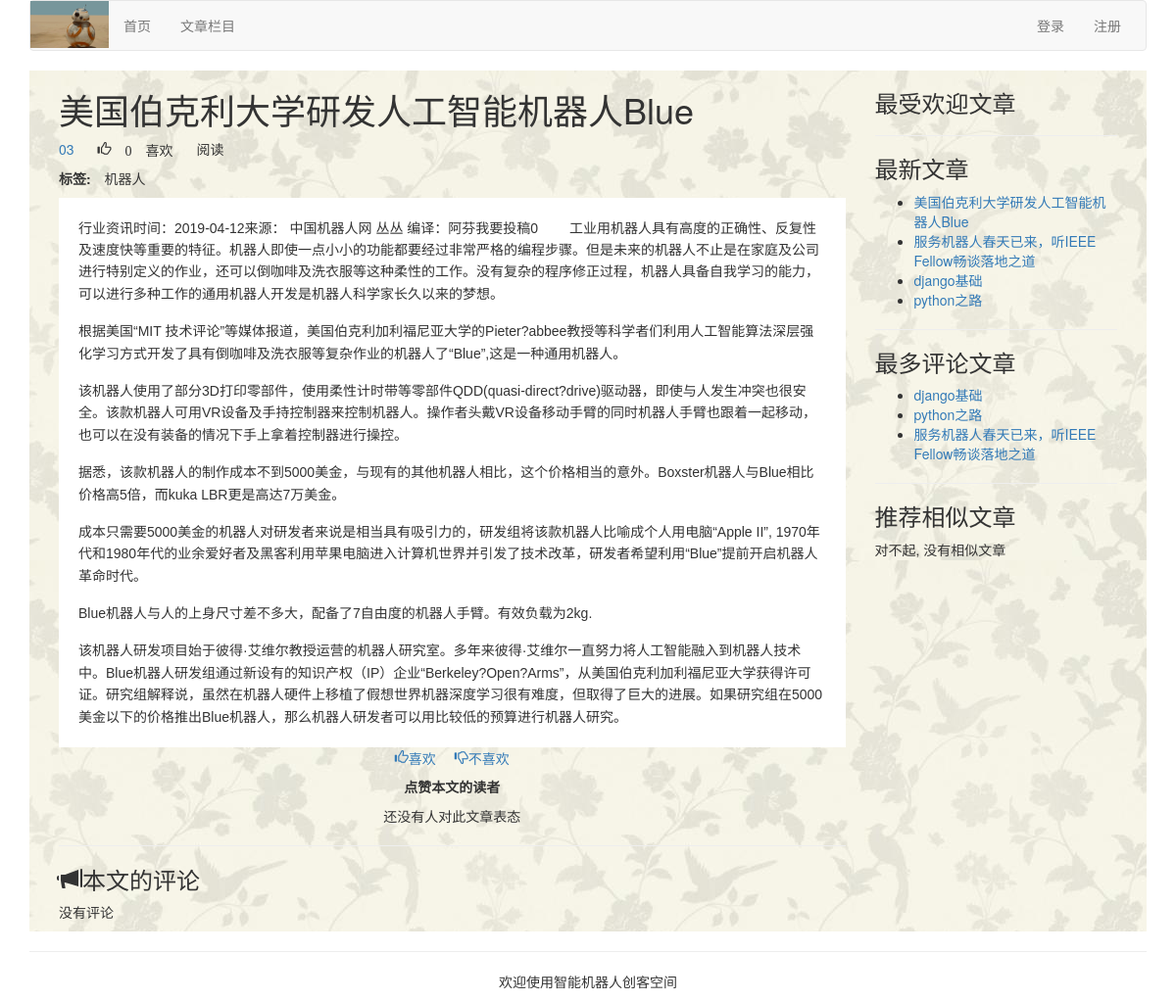
The page /article/article-content/6/Mei-Guo-Bo-Ke-Li-Da-Xue-Yan-Fa-Ren-Gong-Zhi-Neng-Ji-Qi-Ren-Blue/ on the database its author committed.
### article/models.py (models this page shows, shortened)
class ArticlePost(models.Model):
    author = models.ForeignKey(User, on_delete=models.CASCADE, related_name="article")
    title = models.CharField(max_length=200)
    slug = models.SlugField(max_length=500)
    column = models.ForeignKey(ArticleColumn, on_delete=models.CASCADE, related_name="article_column")
    body = models.TextField()
    created = models.DateTimeField(default=timezone.now)
    updated = models.DateTimeField(auto_now=True)
    users_like = models.ManyToManyField(User, related_name="articles_like", blank=True)
    article_tag = models.ManyToManyField(ArticleTag, related_name='article_tag', blank=True)
    class Meta:
        ordering = ("-updated",)
        index_together = (('id', 'slug'),)
    def get_url_path(self):
        return reverse("article:article_content", args=[self.id, self.slug])

class ArticleTag(models.Model):
    author = models.ForeignKey(User, on_delete=models.CASCADE, related_name="tag")
    tag = models.CharField(max_length=500)
    def __str__(self):
        return self.tag

### article/views.py (the view)
# urls.py: re_path('login-article-detail/(?P<id>\d+)/(?P<slug>[-\w]+)/$', views.login_article_detail, name="article_detail"),
def article_detail(request, id, slug):
    article = get_object_or_404(ArticlePost, id=id, slug=slug)
    total_views = r.incr("article:{}:views".format(article.id))
    r.zincrby('article_ranking', 1, article.id)
    article_ranking = r.zrange("article_ranking", 0, -1, desc=True)[:10]
    article_ranking_ids = [int(id) for id in article_ranking]
    most_viewed = list(ArticlePost.objects.filter(id__in=article_ranking_ids))
    most_viewed.sort(key=lambda x: article_ranking_ids.index(x.id))
    if request.method == "POST":
        comment_form = CommentForm(data=request.POST)
        if comment_form.is_valid():
            new_comment = comment_form.save(commit=False)
            new_comment.article = article
            new_comment.save()
    else:
        comment_form = CommentForm()
    article_tags_ids = article.article_tag.values_list("id", flat=True)
    similar_articles = ArticlePost.objects.filter(article_tag__in=article_tags_ids).exclude(id=article.id)
    similar_articles = similar_articles.annotate(same_tags=Count("article_tag")).order_by('-same_tags', '-created')[:4]
    return render(request, "article/article_content.html",
                  {"article": article, "total_views": total_views, "most_viewed": most_viewed,
                   "comment_form": comment_form, "similar_articles": similar_articles})

### article/templatetags/article_tags.py (called while the page is built)
@register.inclusion_tag('article/latest_articles.html')
def latest_articles(n=5):
    latest_articles = ArticlePost.objects.order_by("-created")[:n]
    return {"latest_articles": latest_articles}

@register.simple_tag
def most_commented_articles(n=3):
    return ArticlePost.objects.annotate(total_comments=Count('comments')).order_by("-total_comments")[:n]

@register.filter(name='markdown')
def markdown_filter(text):
    return mark_safe(markdown.markdown(text))

### templates/article/article_content.html (shortened to what this page needs)
{% extends "base.html" %}
{% load article_tags %}
{% load staticfiles %}
{% block content %}
{% with total_likes=article.users_like.count users_like=article.users_like.all %}
<div class="container" style="background-image: url(/static/images/background/background-article.jpg); width: 100%">
<div class="col-md-9">
    <header>
        <h1>{{ article.title }}</h1>
        <p>
            <a href="{% url 'article:author_articles' article.author.username %}">{{ article.author.username }}</a>
            <span style="margin-left:20px" class="glyphicon glyphicon-thumbs-up">
                {{ total_likes }} 喜欢
            </span>
            <span style="margin-left:20px">
                {{ total_views }} 阅读
            </span>
        </p>
        <p> <span style="margin-right: 10px"><strong>标签:</strong></span> {{ article.article_tag.all | join:", "}}</p>
    </header>
    <link rel="stylesheet" href="{% static 'editor/css/editormd.preview.css' %}" />
    <div id='editormd-view'>
        {{ article.body | markdown }}
    </div>
    <div>
        <p class="text-center">
            <a onclick="like_article({{article.id}}, 'like')" href="#">
                <span class="glyphicon glyphicon-thumbs-up">喜欢</span>
            </a>
            <a onclick="like_article({{article.id}}, 'unlike')" href="#">
                <span style="margin-left: 15px;" class="glyphicon glyphicon-thumbs-down">不喜欢</span>
            </a>
        </p>
    </div>
    <div>
        <p class="text-center"><strong>点赞本文的读者</strong></p>
        {% for user in article.users_like.all %}
        <p class="text-center">{{user.username}}</p>
        {% empty %}
        <p class="text-center">还没有人对此文章表态</p>
        {% endfor %}
    </div>
    <hr>
    <div>
        <h3><span class="glyphicon glyphicon-bullhorn"></span>本文的{{ comments.count }}评论</h3>
            {% for comment in article.comments.all %}
            <div>
                <p><strong>{{ comment.commentator }}</strong>的评论:</p>
                <p style="margin-left:40px;">{{ comment.body }}</p>
            </div>
        {% empty %}
            <p>没有评论</p>
        {% endfor %}
    </div>
</div>
<div class="col-md-3">
    <p class="text-center"><h3>最受欢迎文章</h3></p>
    <hr>
    <p class="text-center"><h3>最新文章</h3></p>
    {% latest_articles 4 %}
    <hr>
    <p class="text-center"><h3>最多评论文章</h3></p>
    {% most_commented_articles as most_comments %}
    <ul>
        {% for comment_article in most_comments %}
        <li>
            <a href="{{comment_article.get_url_path}}">{{ comment_article.title }}</a>
        </li>
        {% endfor %}
    </ul>
    <hr>
    <p class="text-center"><h3>推荐相似文章</h3></p>
    {% for similar in similar_articles %}
    <p><a href="{{ similar.get_url_path }}">{{ similar.title }}</a></p>
    {% empty %}
    <p>对不起, 没有相似文章</p>
    {% endfor %}
</div>
</div>
{% endwith %}
{% endblock %}

### templates/article/latest_articles.html
<ul>
    {% for article in latest_articles %}
    <li>
        <a href="{{ article.get_url_path }}">{{ article.title }}</a>
    </li>
    {% endfor %}
</ul>

### static/editor/css/editormd.preview.css (style rules this page uses)
.markdown-body { -ms-text-size-adjust: 100%; -webkit-text-size-adjust: 100%; color: #333; overflow: hidden; font-family: "Microsoft YaHei", Helvetica, "Meiryo UI", "Malgun Gothic", "Segoe UI", "Trebuchet MS", "Monaco", monospace, Tahoma, STXihei, "华文细黑", STHeiti, "Helvetica Neue", "Droid Sans", "wenquanyi micro hei", FreeSans, Arimo, Arial, SimSun, "宋体", Heiti, "黑体", sans-serif; font-size: 16px; line-height: 1.6; word-wrap: break-word; }
.markdown-body * { -moz-box-sizing: border-box; box-sizing: border-box; }
.markdown-body > *:first-child { margin-top: 0 !important; }
.markdown-body > *:last-child { margin-bottom: 0 !important; }
.markdown-body p, .markdown-body blockquote, .markdown-body ul, .markdown-body ol, .markdown-body dl, .markdown-body table, .markdown-body pre { margin-top: 0; margin-bottom: 16px; }
.editormd-preview-container, .editormd-html-preview { text-align: left; font-size: 14px; line-height: 1.6; padding: 20px; overflow: auto; width: 100%; background-color: #fff; }

### rows shown on the page
ArticlePost: title "美国伯克利大学研发人工智能机器人Blue", author.username "03", article_tag.all "机器人", body "行业资讯时间：2019-04-12来源： 中国机器人网 丛丛 编译：阿芬我要投稿0 工业用机器人具有高度的正确性、反复性及速度快等重要的特征。机器人即使一点小小的功能都要经过非常严格的编程步骤。但是未来的机器人不止是在家庭及公司进行特别定义的作业，还可以倒咖啡及洗衣服等这种柔性的工作。没有复杂的程序修正过程，机器人具备自我学习的能力，可以进行多种工作的通用机器人开发是机器人科学家长久以来的梦想。 根据美国“MIT 技术评论”等媒体报道，美国伯克利加利福尼亚大学的Pieter?abbee教授等科学者们利用人工智能算法深层强化学习方式开发了具有倒咖啡及洗衣服等复杂作业的机器人了“Blue”,这是一种通用机器人。 该机器人使用了部分3D打印零部件，使用柔性计时带等零部件QDD(quasi-direct?drive)驱动器，即使与人发生冲突也很安全。该款机器人可用VR设备及手持控制器来控制机器人。操作者头戴VR设备移动手臂的同时机器人手臂也跟着一起移动，也可以在没有装备的情况下手上拿着控制器进行操控。 据悉，该款机器人的制作成本不到5000美金，与现有的其他机器人相比，这个价格相当的意外。Boxster机器人与Blue相比价格高5倍，而kuka LBR更是高达7万美金。 成本只需要5000美金的机器人对研发者来说是相当具有吸引力的，研发组将该款机器人比喻成个人用电脑“Apple II”, 1970年代和1980年代的业余爱好者及黑客利用苹果电脑进入计算机世界并引发了技术改革，研发者希望利用“Blue”提前开启机器人革命时代。…"
ArticlePost: title "服务机器人春天已来，听IEEE Fellow畅谈落地之道"
ArticlePost: title "django基础"
ArticlePost: title "python之路"

### other values the page prints
{{ total_likes }} "0"
